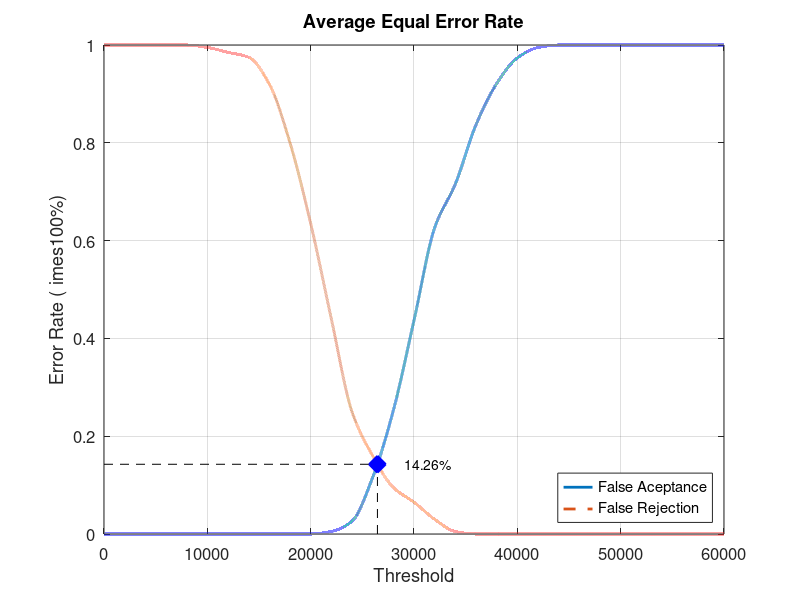
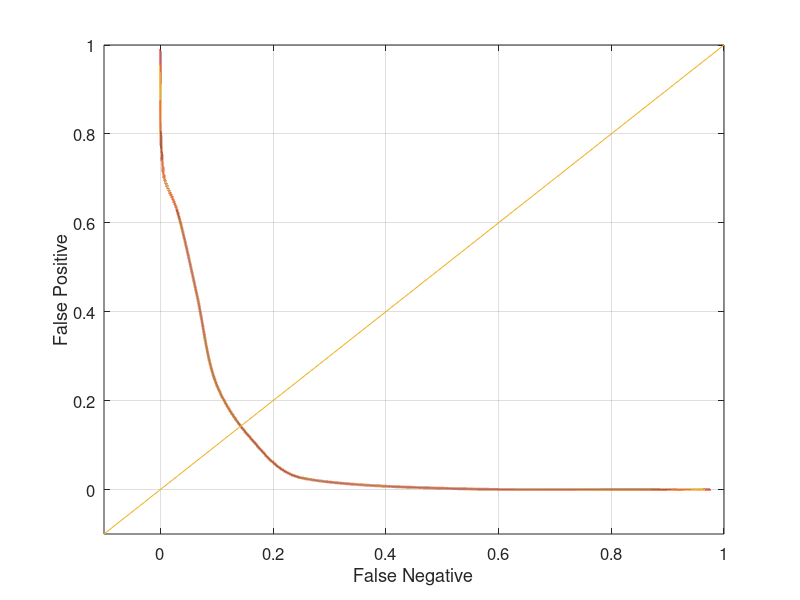

Recreate these plots in MATLAB, in order.
close all;
clear;
clc;
x = 0:2000:60000;
xq = 0:0.5:60000;

y0 = [0 0 0 0 0 0 0 0 0 0 0 0.00526316 0.0263158 0.115789 0.252632 0.436842 0.626316 0.715789 0.836842 0.921053 0.973684 0.994737 1 1 1 1 1 1 1 1 1]
yy0 = interp1(x, y0, xq, 'pchip');
y1 = [1 1 1 1 1 0.995 0.985 0.975 0.92 0.8 0.635 0.44 0.25 0.16 0.095 0.065 0.03 0.005 0 0 0 0 0 0 0 0 0 0 0 0 0]
yy1 = interp1(x, y1, xq, 'pchip');

% Calculating EER: 
y2 = abs(y0 - y1);
find(y2 == min(y2))
yy2 = abs(yy0 - yy1);
xEER = find(yy2 == min(yy2));
xEERIndex = xq(xEER) % X-axis EER
yEER = yy0(xEER) % Y-axis EER

main = figure
plot(xq, yy0,'-','LineWidth', 2);	hold on
plot(xq, yy1,'--','LineWidth', 2);	hold on
plot([xEERIndex xEERIndex], [0 yEER], 'k--');	hold on
plot([0 xEERIndex], [yEER yEER], 'k--');	hold on
plot(xEERIndex, yEER, 'bx', 'LineWidth', 10);	hold on
text(xEERIndex + 10 * xEERIndex / 100, yEER, [num2str(round((10000 * yEER)) / 100) '%'])
legend('False Aceptance', 'False Rejection', 'Location', 'SouthEast')
xlabel('Threshold')
ylabel('Error Rate (	imes100%)')
title('Average Equal Error Rate')
set(gca, 'FontSize', 12)
axis([0 60000 0 1])
grid on

print(main, 'Database2_3Main', '-dpng');
FNRxFPR = figure('Color', [1 1 1]);
plot(yy1, yy0, '-', yy1, yy0, 'LineWidth', 2);
hold on
y = -0.1:0.1:1
plot(y, y); 
set(gca, 'FontSize', 12)
xlabel('False Negative')
ylabel('False Positive')
axis([-0.1 1 -0.1 1])
set(gca, 'FontSize', 12)
grid on

print(FNRxFPR, 'Database2_3FNRxFPR','-dpng');
